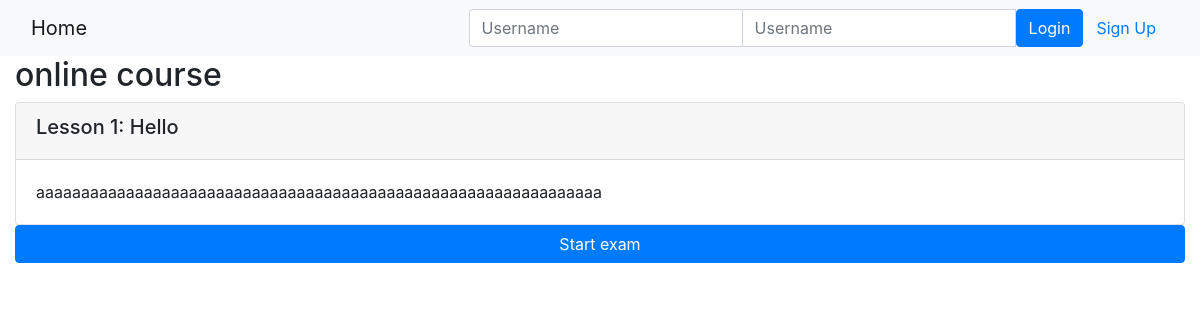
Page /onlinecourse/1/ on the earlier database version.
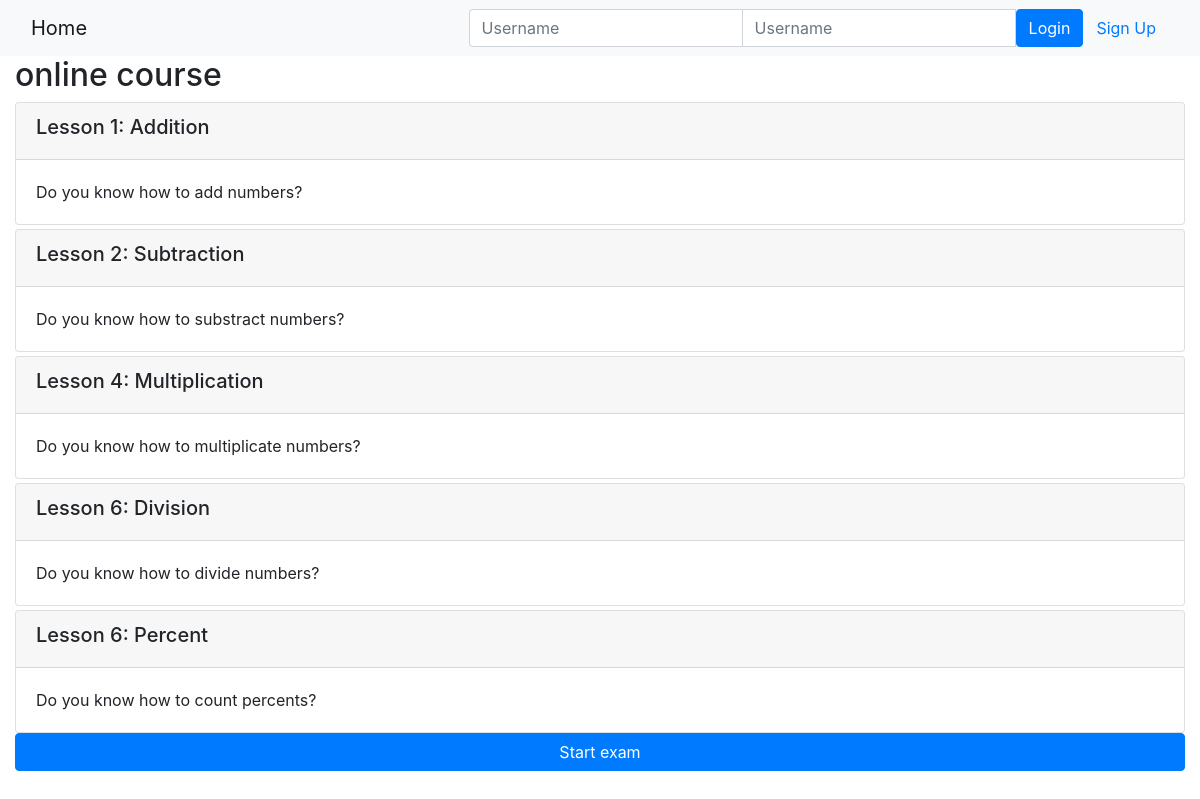
Same page on the later database version.
### onlinecourse/models.py (models this page shows, shortened)
class Course(models.Model):
    name = models.CharField(null=False, max_length=30, default='online course')
    image = models.ImageField(upload_to='course_images/')
    description = models.CharField(max_length=1000)
    pub_date = models.DateField(null=True)
    instructors = models.ManyToManyField(Instructor)
    users = models.ManyToManyField(settings.AUTH_USER_MODEL, through='Enrollment')
    total_enrollment = models.IntegerField(default=0)
    is_enrolled = False

class Lesson(models.Model):
    title = models.CharField(max_length=200, default="title")
    order = models.IntegerField(default=0)
    course = models.ForeignKey(Course, on_delete=models.CASCADE)
    content = models.TextField()

### onlinecourse/views.py (the view)
# urls.py: path('<int:pk>/', views.CourseDetailView.as_view(), name='course_details'),
class CourseDetailView(generic.DetailView):
    model = Course
    template_name = 'onlinecourse/course_detail_bootstrap.html'

### onlinecourse/templatetags/extra.py (called while the page is built)
@register.simple_tag
def custom_tag(id, some_id):
    return '{"%s": [%s]}'%(id, some_id)

### onlinecourse/templates/onlinecourse/course_detail_bootstrap.html (shortened to what this page needs)
<!DOCTYPE html>
<html lang="en">
<head>
     {% load static %}
     {% load extra %}
    <link rel="stylesheet" href="https://maxcdn.bootstrapcdn.com/bootstrap/4.5.2/css/bootstrap.min.css">
</head>
<body>
    <nav class="navbar navbar-light bg-light">
        <div class="container-fluid">
            <div class="navbar-header">
                  <a class="navbar-brand" href="{% url 'onlinecourse:index' %}">Home</a>
            </div>
            <ul class="nav navbar-nav navbar-right">
                {% if user.is_authenticated %}
                <li>
                    <a class="btn btn-link" href="#">{{ user.first_name }}({{ user.username }})</a>
                    <a class="btn btn-link" href="{% url 'onlinecourse:logout' %}">Logout</a>
                </li>
                {% else %}
                <li>
                    <form class="form-inline" action="{% url 'onlinecourse:login' %}" method="post">
                        <div class="input-group">
                            <input type="text" class="form-control" placeholder="Username" name="username" >
                            <input type="password" class="form-control" placeholder="Username" name="psw" >
                            <button class="btn btn-primary" type="submit">Login</button>
                            <a class="btn btn-link" href="{% url 'onlinecourse:registration' %}">Sign Up</a>
                        </div>
                    </form>
                </li>
                {% endif %}
            </ul>
        </div>
    </nav>
    <div class="container-fluid">
            <h2>{{ course.name }}</h2>
            <div class="card-columns-vertical">
                {% for lesson in course.lesson_set.all %}
                    <div class="card mt-1">
                        <div class="card-header"><h5>Lesson {{lesson.order|add:1}}: {{lesson.title}}</h5></div>
                        <div class="card-body">{{lesson.content}}</div>
                    </div>
                {% endfor %}
            </div>
            <button class="btn btn-primary" type="button" data-toggle="collapse" data-target="#exam" aria-expanded="false" aria-controls="exam" style="width: 100%">Start exam</button>
    </div>
</body>
</html>

Differences in the rows shown:
removed Lesson: order|add "1", title "Hello", content "aaaaaaaaaaaaaaaaaaaaaaaaaaaaaaaaaaaaaaaaaaaaaaaaaaaaaaaaaaaaaaa"
added Lesson: order|add "1", title "Addition", content "Do you know how to add numbers?"
added Lesson: order|add "2", title "Subtraction", content "Do you know how to substract numbers?"
added Lesson: order|add "4", title "Multiplication", content "Do you know how to multiplicate numbers?"
added Lesson: order|add "6", title "Division", content "Do you know how to divide numbers?"
added Lesson: order|add "6", title "Percent", content "Do you know how to count percents?"
